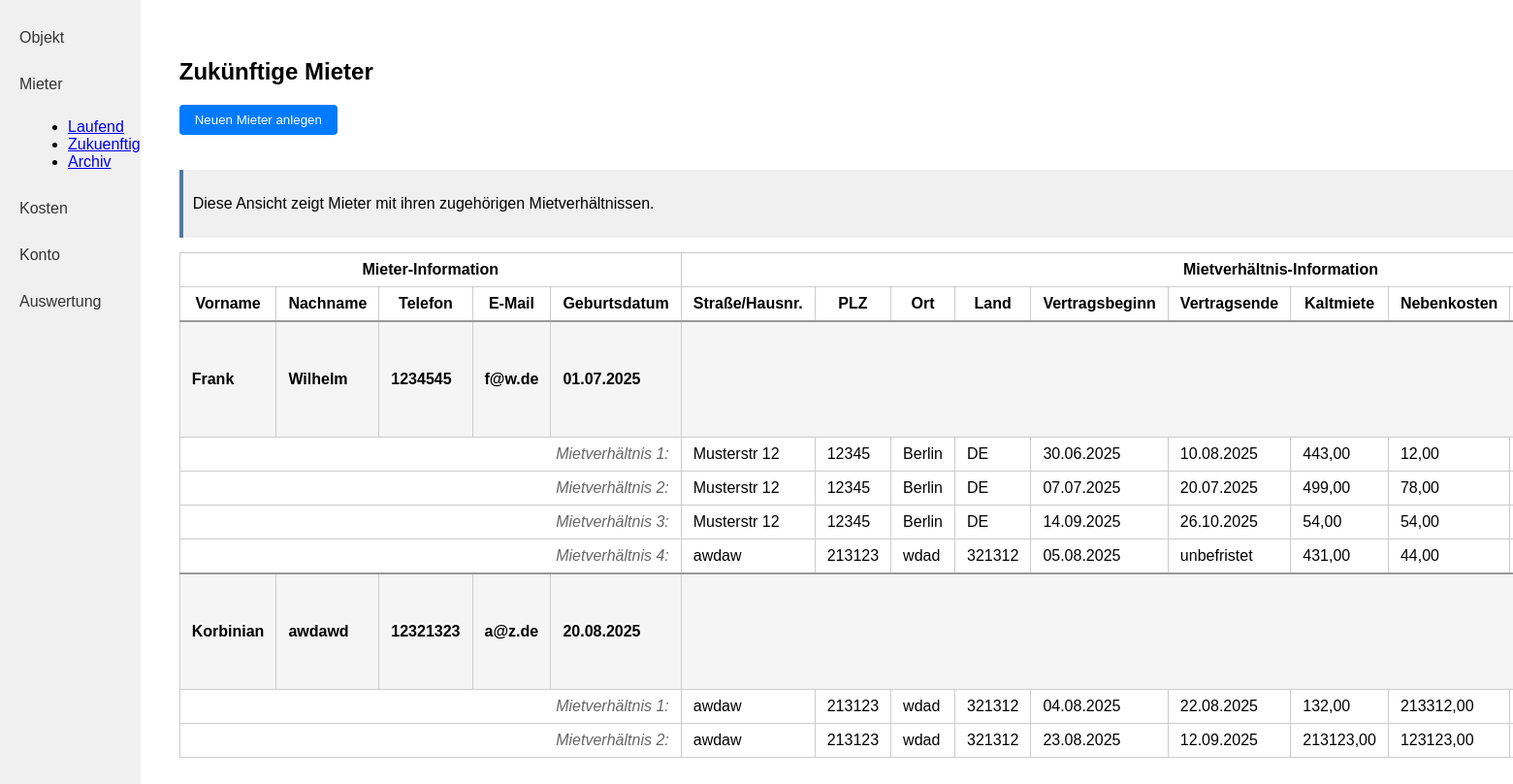
The page /mieter/zukuenftig/ (signed in) on the database its author committed.
### kostenpruefung_mietobjekte_app/models.py (models this page shows, shortened)
class Mieter(models.Model):
    created_by = models.ForeignKey(User, on_delete=models.CASCADE, related_name="mieter_created", null=True, blank=True)
    vorname = models.CharField(max_length=255)
    nachname = models.CharField(max_length=255)
    telefon = models.CharField(max_length=100)
    e_mail = models.EmailField()
    geburtsdatum = models.DateField()

class Mietverhaeltnis(models.Model):
    created_by = models.ForeignKey(User, on_delete=models.CASCADE, related_name="mietverhaeltnis_created", null=True, blank=True)
    mieter = models.ForeignKey(Mieter, on_delete=models.CASCADE, related_name="mietverhaeltnisse")
    strasse_hausnummer = models.CharField(max_length=255)
    plz = models.CharField(max_length=10)
    ort = models.CharField(max_length=100)
    land = models.CharField(max_length=100)
    vertragsbeginn = models.DateField()
    vertragsende = models.DateField(null=True, blank=True)
    kaltmiete = models.DecimalField(max_digits=10, decimal_places=2)
    nebenkosten = models.DecimalField(max_digits=10, decimal_places=2)
    kaution = models.DecimalField(max_digits=10, decimal_places=2)
    mietobjekte = models.ManyToManyField('Mietobjekt')
    mieteinheiten = models.ManyToManyField('Mieteinheit')
    @property
    def mietstatus(self):
        today = datetime.date.today()
        if self.vertragsbeginn > today:
            return "future"
        elif self.vertragsende and self.vertragsende < today:
            return "past"
        else:
            return "current"

### kostenpruefung_mietobjekte_app/views.py (the view)
# urls.py: path('mieter/zukuenftig/', mieter_zukuenftig, name='mieter_zukuenftig'),
@login_required
def mieter_zukuenftig(request):
    today = timezone.now().date()
    mieter_with_future = Mieter.objects.filter(
        created_by=request.user,
        mietverhaeltnisse__vertragsbeginn__gt=today
    ).distinct().prefetch_related(
        Prefetch(
            'mietverhaeltnisse',
            queryset=Mietverhaeltnis.objects.all().prefetch_related('mietobjekte', 'mieteinheiten')
        )
    )
    mieter_without_mietverhaeltnis = Mieter.objects.filter(
        created_by=request.user
    ).exclude(
        mietverhaeltnisse__isnull=False
    )
    return render(request, 'kostenpruefung_mietobjekte_app/mieter_zukuenftig.html', {
        'mieter': mieter_with_future,
        'mieter_without_mietverhaeltnis': mieter_without_mietverhaeltnis
    })

### kostenpruefung_mietobjekte_app/templates/kostenpruefung_mietobjekte_app/mieter_zukuenftig.html
{% include "kostenpruefung_mietobjekte_app/mieter_table.html" with heading="Zukünftige Mieter" %}

### kostenpruefung_mietobjekte_app/templates/kostenpruefung_mietobjekte_app/mieter_table.html (shortened to what this page needs)
{% load static %}
<!DOCTYPE html>
<html lang="de">
<head>
    <link rel="stylesheet" href="{% static 'kostenpruefung_mietobjekte_app/style.css' %}">
</head>
<body>
<div class="flex-container">
    <nav class="sidebar">
        <a class="sidebar-link" href="{% url 'kostenpruefung_mietobjekte_app:objekt_index' %}">Objekt</a>
        <a class="sidebar-link" href="{% url 'kostenpruefung_mietobjekte_app:mieter_laufend' %}">Mieter</a>
        <ul style="list-style-type: disc; margin-left: 30px; margin-bottom: 20px;">
            <li><a href="{% url 'kostenpruefung_mietobjekte_app:mieter_laufend' %}">Laufend</a></li>
            <li><a href="{% url 'kostenpruefung_mietobjekte_app:mieter_zukuenftig' %}">Zukuenftig</a></li>
            <li><a href="{% url 'kostenpruefung_mietobjekte_app:mieter_archiv' %}">Archiv</a></li>
        </ul>
        <a class="sidebar-link" href="{% url 'kostenpruefung_mietobjekte_app:rechnungen' %}">Kosten</a>
        <a class="sidebar-link" href="{% url 'kostenpruefung_mietobjekte_app:konto' %}">Konto</a>
        <a class="sidebar-link" href="{% url 'kostenpruefung_mietobjekte_app:auswertung' %}">Auswertung</a>
    </nav>
    <div class="main-content">
        <h2>{{ heading }}</h2>
        <div class="button-group">
            <form action="{% url 'kostenpruefung_mietobjekte_app:mieter_create_step1' %}" method="get">
                <button class="action-btn" type="submit">Neuen Mieter anlegen</button>
            </form>
        </div>
        <div class="info-box" style="margin-bottom: 15px; padding: 10px; background-color: #f0f0f0; border-left: 4px solid #4e79a7;">
            <p>Diese Ansicht zeigt Mieter mit ihren zugehörigen Mietverhältnissen.</p>
        </div>
        <table class="object-table">
            <tr>
                <th colspan="5">Mieter-Information</th>
                <th colspan="11">Mietverhältnis-Information</th>
            </tr>
            <tr>
                <th>Vorname</th>
                <th>Nachname</th>
                <th>Telefon</th>
                <th>E-Mail</th>
                <th>Geburtsdatum</th>
                <th>Straße/Hausnr.</th>
                <th>PLZ</th>
                <th>Ort</th>
                <th>Land</th>
                <th>Vertragsbeginn</th>
                <th>Vertragsende</th>
                <th>Kaltmiete</th>
                <th>Nebenkosten</th>
                <th>Kaution</th>
            </tr>
            {% for m in mieter %}
            <tr class="mieter-row">
                <td>{{ m.vorname }}</td>
                <td>{{ m.nachname }}</td>
                <td>{{ m.telefon }}</td>
                <td>{{ m.e_mail }}</td>
                <td>{{ m.geburtsdatum|date:"d.m.Y" }}</td>
                <td colspan="11" style="text-align: center;">
                </td>
            </tr>
            {% for mv in m.mietverhaeltnisse.all %}
            <tr class="mietverhaeltnis-row">
                <td colspan="5" style="text-align: right;">
                    <span class="lease-label">Mietverhältnis {{ forloop.counter }}:</span>
                </td>
                <td>{{ mv.strasse_hausnummer }}</td>
                <td>{{ mv.plz }}</td>
                <td>{{ mv.ort }}</td>
                <td>{{ mv.land }}</td>
                <td>{{ mv.vertragsbeginn|date:"d.m.Y" }}</td>
                <td>{{ mv.vertragsende|date:"d.m.Y"|default:"unbefristet" }}</td>
                <td>{{ mv.kaltmiete }}</td>
                <td>{{ mv.nebenkosten }}</td>
                <td>{{ mv.kaution }}</td>
            </tr>
            {% empty %}
            <tr class="mietverhaeltnis-empty-row">
                <td colspan="18" style="text-align: center; font-style: italic;">Keine Mietverhältnisse vorhanden</td>
            </tr>
            {% endfor %}
            {% empty %}
            <tr>
                <td colspan="18">Keine Mieter vorhanden.</td>
            </tr>
            {% endfor %}
        </table>
    </div>
</div>
</body>
</html>

### kostenpruefung_mietobjekte_app/static/kostenpruefung_mietobjekte_app/style.css (style rules this page uses)
.mieter-row { background-color: #f5f5f5; font-weight: bold; border-top: 2px solid #999; }
.mietverhaeltnis-row { background-color: white; }
.mietverhaeltnis-row td { padding-left: 20px; }
.lease-label { font-style: italic; color: #666; }
.button-group { margin-bottom: 16px; display: flex; gap: 10px; align-items: center; }
.button-group { margin-top: 20px; display: flex; gap: 10px; }
body { margin: 0; font-family: Arial, sans-serif; }
.flex-container { display: flex; }
.sidebar { width: 200px; background: #f0f0f0; height: 100vh; padding: 20px 0; }
.sidebar-link { display: block; padding: 10px 20px; color: #333; text-decoration: none; margin-bottom: 10px; }
.main-content { flex: 1; padding: 40px; }
.object-table { width: 100%; border-collapse: collapse; }
.object-table th, .object-table td { border: 1px solid #ccc; padding: 8px 12px; }
.action-btn { float: right; padding: 8px 16px; background: #007bff; color: #fff; border: none; border-radius: 4px; cursor: pointer; margin-bottom: 20px; }

### rows shown on the page
Mieter: vorname "Frank", nachname "Wilhelm", telefon "1234545", e_mail "f@w.de", geburtsdatum "01.07.2025"
Mietverhaeltnis: strasse_hausnummer "Musterstr 12", plz "12345", ort "Berlin", land "DE", vertragsbeginn "30.06.2025", vertragsende "10.08.2025", kaltmiete "443,00", nebenkosten "12,00"
Mietverhaeltnis: strasse_hausnummer "Musterstr 12", plz "12345", ort "Berlin", land "DE", vertragsbeginn "07.07.2025", vertragsende "20.07.2025", kaltmiete "499,00", nebenkosten "78,00"
Mietverhaeltnis: strasse_hausnummer "Musterstr 12", plz "12345", ort "Berlin", land "DE", vertragsbeginn "14.09.2025", vertragsende "26.10.2025", kaltmiete "54,00", nebenkosten "54,00"
Mietverhaeltnis: strasse_hausnummer "awdaw", plz "213123", ort "wdad", land "321312", vertragsbeginn "05.08.2025", vertragsende "unbefristet", kaltmiete "431,00", nebenkosten "44,00"
Mieter: vorname "Korbinian", nachname "awdawd", telefon "12321323", e_mail "a@z.de", geburtsdatum "20.08.2025"
Mietverhaeltnis: strasse_hausnummer "awdaw", plz "213123", ort "wdad", land "321312", vertragsbeginn "04.08.2025", vertragsende "22.08.2025", kaltmiete "132,00", nebenkosten "213312,00"
Mietverhaeltnis: strasse_hausnummer "awdaw", plz "213123", ort "wdad", land "321312", vertragsbeginn "23.08.2025", vertragsende "12.09.2025", kaltmiete "213123,00", nebenkosten "123123,00"

### other values the page prints
{{ heading }} "Zukünftige Mieter"
